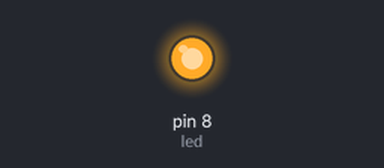
Simulated run of this sketch. Board: Arduino Uno, built with avr-gcc and run on an emulated ATmega328P. On the bench: output pins drawn as LEDs (lit = HIGH).

Above: at 1.8 s.
At 8.3 s:
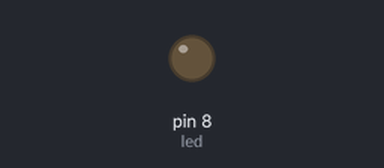
Timing chart, 0 to 12.4 s (numbered marks = the images above):
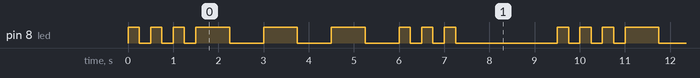

Measured:
- by itself, pin 8 (led): repeats every 9.5 s: 2 × (LOW 0.25 s, HIGH 0.25 s), LOW 0.25 s, 3 × (HIGH 0.75 s, LOW 0.75 s), 2 × (HIGH 0.25 s, LOW 0.25 s), HIGH 0.25 s, LOW 2.3 s, HIGH 0.25 s
- by itself, everything shown: repeats every 9.5 s, in 18 steps

The sketch:

2.Morse_code.ino
```cpp
int led = 8;
int code1 = 250;
int code2 = 750;
int longwait = 2000;

void setup() {
  // put your setup code here, to run once:
pinMode(led, OUTPUT);
}

void loop() {
  // put your main code here, to run repeatedly:
digitalWrite(led,HIGH);
delay(code1);
digitalWrite(led,LOW);
delay(code1);

digitalWrite(led,HIGH);
delay(code1);
digitalWrite(led,LOW);
delay(code1);

digitalWrite(led,HIGH);
delay(code1);
digitalWrite(led,LOW);
delay(code1);

digitalWrite(led,HIGH);
delay(code2);
digitalWrite(led,LOW);
delay(code2);

digitalWrite(led,HIGH);
delay(code2);
digitalWrite(led,LOW);
delay(code2);

digitalWrite(led,HIGH);
delay(code2);
digitalWrite(led,LOW);
delay(code2);

digitalWrite(led,HIGH);
delay(code1);
digitalWrite(led,LOW);
delay(code1);

digitalWrite(led,HIGH);
delay(code1);
digitalWrite(led,LOW);
delay(code1);

digitalWrite(led,HIGH);
delay(code1);
digitalWrite(led,LOW);
delay(code1);

delay(longwait);

}
```
